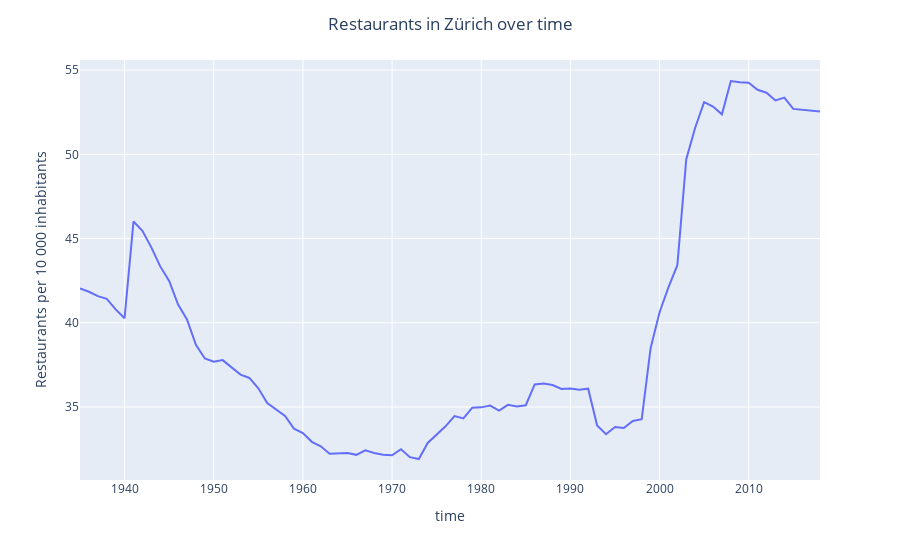

Notebook source saved alongside this figure:
### Code cell
fig = px.line(df, x="time", y = "Restaurants per 10 000 inhabitants")
fig.update_layout(title_text='Restaurants in Zürich over time', title_x=0.5)
